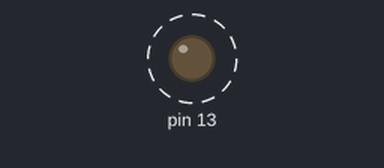
This sketch was run on a simulated Arduino Uno, built with avr-gcc and run on an emulated ATmega328P. Shown: output pins drawn as LEDs (lit = HIGH). Dashed ring = blinking. What the sketch prints to the serial monitor is not drawn.

Above: at 0.32 s.
Timing chart, 0 to 3.1 s (numbered marks = the images above):
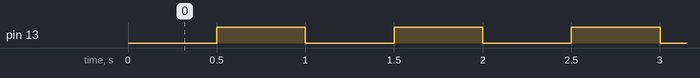

Measured:
- by itself, pin 13: alternates HIGH for 0.50 s and LOW for 0.50 s

The sketch:

led_1hz_blink.ino
```cpp
// Ex02 - 使用 millis() 实现 1Hz LED 稳定闪烁
// 目标：LED 以 1Hz 频率稳定闪烁（500ms 亮，500ms 灭）

unsigned long previousMillis = 0;
const unsigned long interval = 500;  // 500ms = 1Hz 闪烁周期的一半
int ledState = LOW;

void setup() {
  // 初始化串口用于调试和状态显示
  Serial.begin(9600);

  // 设置 13 号引脚为输出模式
  pinMode(13, OUTPUT);

  // 初始化 LED 为熄灭状态
  digitalWrite(13, ledState);

  // 输出启动信息
  Serial.println("====================================");
  Serial.println("Ex02: 1Hz LED Blink with millis()");
  Serial.println("====================================");
  Serial.println("LED will blink at 1Hz frequency");
  Serial.println("ON: 500ms, OFF: 500ms");
  Serial.println("====================================\n");
}

void loop() {
  // 获取当前系统运行时间
  unsigned long currentMillis = millis();

  // 检查是否达到定时间隔
  if (currentMillis - previousMillis >= interval) {
    // 更新上一次执行的时间戳
    previousMillis = currentMillis;

    // 切换 LED 状态
    ledState = (ledState == LOW) ? HIGH : LOW;
    digitalWrite(13, ledState);

    // 输出当前状态信息
    Serial.print("[");
    Serial.print(currentMillis);
    Serial.print("ms] LED: ");
    if (ledState == HIGH) {
      Serial.println("ON  ■■■");
    } else {
      Serial.println("OFF ■□□");
    }
  }

  // 注意：loop() 会持续快速执行，millis() 计时的优势体现于此
  // 在实际应用中，可以在这里执行其他不阻塞的操作
  // 例如：读取按钮、处理通信等
}
```
